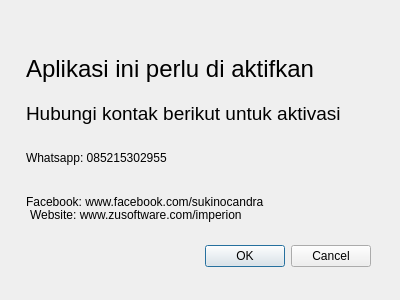
<?xml version="1.0" encoding="UTF-8"?>
<ui version="4.0">
 <class>inputkey</class>
 <widget class="QDialog" name="inputkey">
  <property name="geometry">
   <rect>
    <x>0</x>
    <y>0</y>
    <width>400</width>
    <height>300</height>
   </rect>
  </property>
  <property name="windowTitle">
   <string>Dialog</string>
  </property>
  <widget class="QDialogButtonBox" name="buttonBox">
   <property name="geometry">
    <rect>
     <x>30</x>
     <y>240</y>
     <width>341</width>
     <height>32</height>
    </rect>
   </property>
   <property name="orientation">
    <enum>Qt::Horizontal</enum>
   </property>
   <property name="standardButtons">
    <set>QDialogButtonBox::Cancel|QDialogButtonBox::Ok</set>
   </property>
  </widget>
  <widget class="QLabel" name="label_5">
   <property name="geometry">
    <rect>
     <x>30</x>
     <y>200</y>
     <width>349</width>
     <height>29</height>
    </rect>
   </property>
   <property name="text">
    <string>Website: www.zusoftware.com/imperion</string>
   </property>
  </widget>
  <widget class="QWidget" name="">
   <property name="geometry">
    <rect>
     <x>26</x>
     <y>50</y>
     <width>351</width>
     <height>171</height>
    </rect>
   </property>
   <layout class="QVBoxLayout" name="verticalLayout">
    <item>
     <widget class="QLabel" name="label">
      <property name="text">
       <string>&lt;html&gt;&lt;head/&gt;&lt;body&gt;&lt;p&gt;&lt;span style=&quot; font-size:18pt;&quot;&gt;Aplikasi ini perlu di aktifkan&lt;/span&gt;&lt;/p&gt;&lt;/body&gt;&lt;/html&gt;</string>
      </property>
     </widget>
    </item>
    <item>
     <widget class="QLabel" name="label_2">
      <property name="text">
       <string>&lt;html&gt;&lt;head/&gt;&lt;body&gt;&lt;p&gt;&lt;span style=&quot; font-size:14pt;&quot;&gt;Hubungi kontak berikut untuk aktivasi&lt;/span&gt;&lt;/p&gt;&lt;/body&gt;&lt;/html&gt;</string>
      </property>
     </widget>
    </item>
    <item>
     <widget class="QLabel" name="label_3">
      <property name="text">
       <string>Whatsapp: 085215302955</string>
      </property>
     </widget>
    </item>
    <item>
     <widget class="QLabel" name="label_4">
      <property name="text">
       <string>Facebook: www.facebook.com/sukinocandra</string>
      </property>
     </widget>
    </item>
   </layout>
  </widget>
 </widget>
 <resources/>
 <connections>
  <connection>
   <sender>buttonBox</sender>
   <signal>accepted()</signal>
   <receiver>inputkey</receiver>
   <slot>accept()</slot>
   <hints>
    <hint type="sourcelabel">
     <x>248</x>
     <y>254</y>
    </hint>
    <hint type="destinationlabel">
     <x>157</x>
     <y>274</y>
    </hint>
   </hints>
  </connection>
  <connection>
   <sender>buttonBox</sender>
   <signal>rejected()</signal>
   <receiver>inputkey</receiver>
   <slot>reject()</slot>
   <hints>
    <hint type="sourcelabel">
     <x>316</x>
     <y>260</y>
    </hint>
    <hint type="destinationlabel">
     <x>286</x>
     <y>274</y>
    </hint>
   </hints>
  </connection>
 </connections>
</ui>
